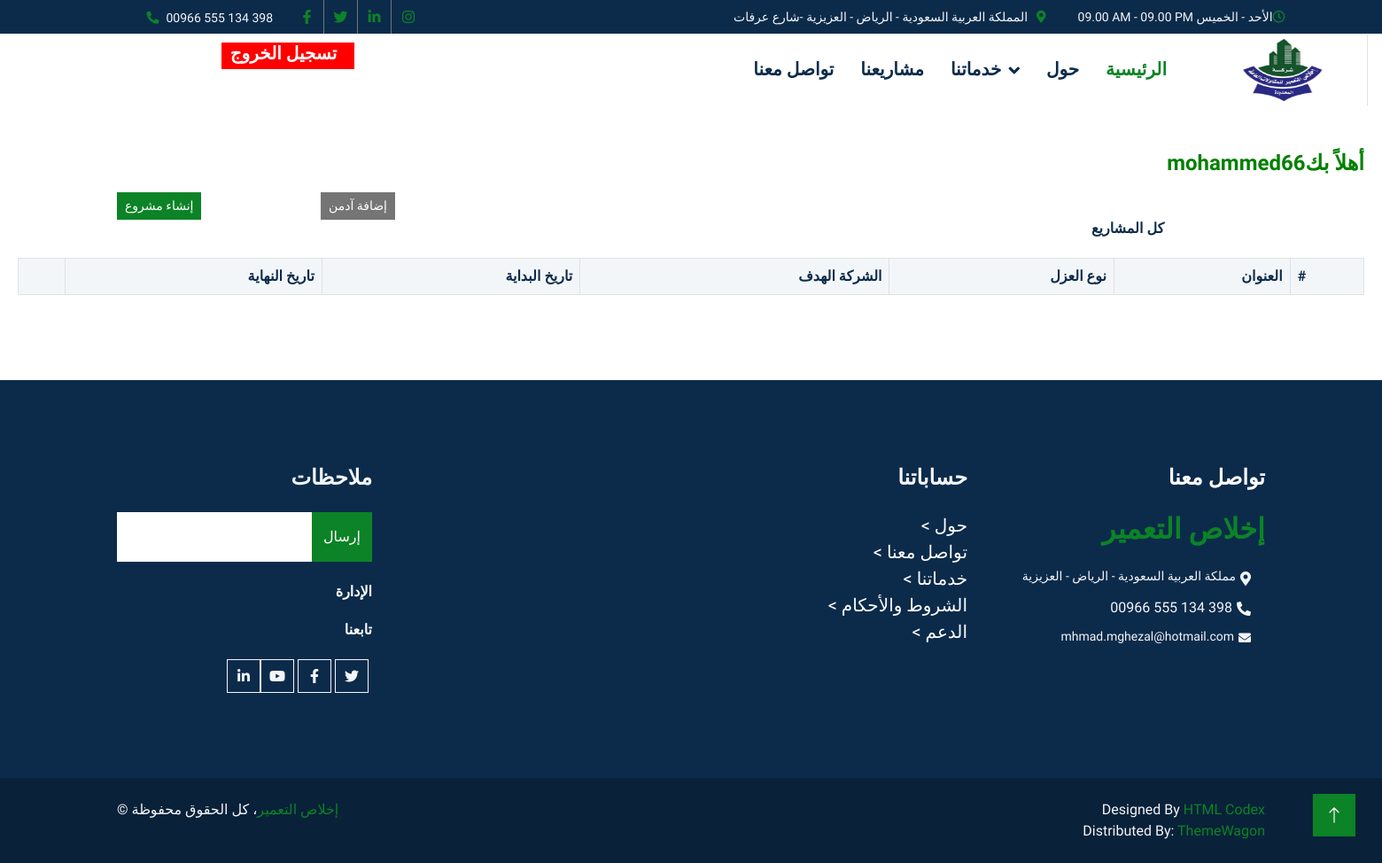
Page /dashboard/ (signed in) on the earlier database version.
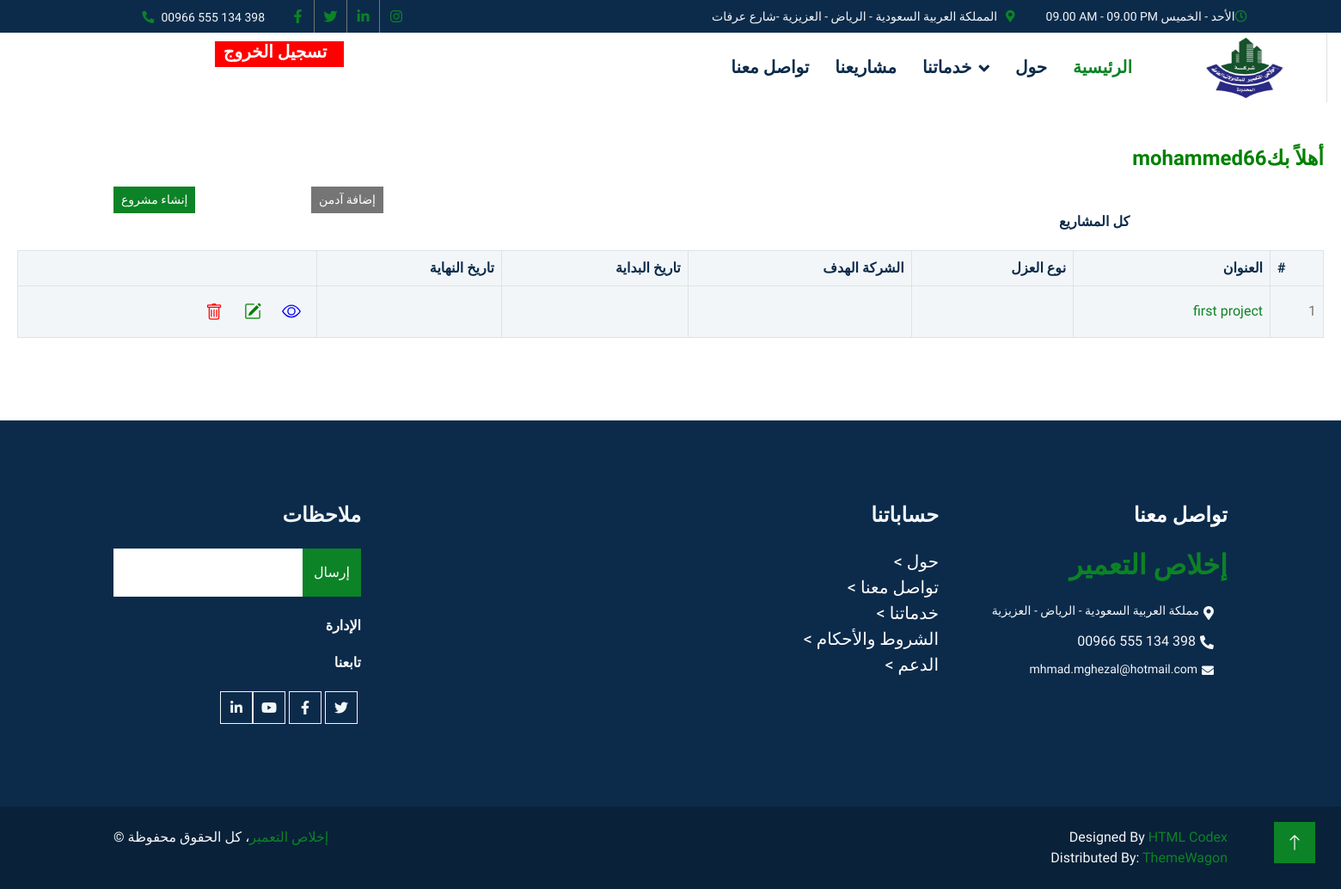
Same page on the later database version.
### main/models.py (models this page shows, shortened)
class Project(models.Model):
    title           =  models.CharField(max_length=50)
    created_at      =  models.DateTimeField(auto_now_add=True)
    created_by      =  models.ForeignKey(User,related_name='project',on_delete=models.SET_DEFAULT,default=1)
    updated_at      =  models.DateTimeField(auto_now=True)
    updated_by      =  models.ForeignKey(User,related_name='+',on_delete=models.SET_DEFAULT,default=1)
    images          =  models.ImageField(null=True,blank=True,upload_to="images/")

### main/decorators.py (the view)
    def wrapper_func(request,*args, **kwargs):
        if request.user.is_authenticated == False:
            return redirect('authentication')
        else:
          return view_func(request,*args, **kwargs)

### main/views.py (called while the page is built)
@unauthenticated_user
def get_admin_all_projects(request):
    print('called  ...')
    user=request.user
    us_projects=Project.objects.all()
    context={'projects':us_projects,"us_projects":us_projects}
    return render(request,"dashboard.html",context)

### templates/dashboard.html (shortened to what this page needs)
{% extends "base.html" %}
{% load static %}
{% block content %}
{% if request.user.is_authenticated %}
<div class="d-flex flex-row-reverse" style="margin-top:50px; margin-right:20px;">
<h4 style="color:green;">{{request.user.username}}أهلاً بك  </h4>
</div>
{% if user.is_superuser == True %}
<div class="d-flex flex-row-reverse align-items-center justify-content-between mb-4" style="margin:10px;">
    <div class="container ">
        <div class="row">
          <div class="col-2" style="margin-left:0px;">
            <a class="btn btn-primary btn-sm btn-block" href="{% url 'add_project'  %}">إنشاء مشروع</a>
          </div>
          <div class="col-2" style="margin-left:10px;">
            <a class="btn btn-secondary btn-sm btn-block" href="{% url 'add_admin'  %}">إضافة آدمن </a>
          </div>
          <div class="col-8" style="margin-left:1100px;">
            <h6 class="mb-0">كل المشاريع</h6>
          </div>
        </div>
    </div>
</div>
<div  style="margin-right:20px; margin-left:20px;">
    <div class="table-responsive bg-light">
        <table class="table text-start align-middle table-bordered table-hover mb-0">
            <thead>
                <tr class="text-dark">
                    <th scope="col"></th>
                    <th scope="col" style="text-align:right">تاريخ النهاية</th>
                    <th scope="col" style="text-align:right">تاريخ البداية</th>
                    <th scope="col" style="text-align:right"> الشركة الهدف</th>
                    <th scope="col" style="text-align:right">نوع العزل</th>
                    <th scope="col" style="text-align:right">العنوان</th>
                    <th scope="col">#</th>
                </tr>
            </thead>
            <tbody>
                {% for project in projects  %}
                <tr>
                    <td style="text-align:right">
                        <a href="{% url 'delete_project' project.id %}" class="btn btn-sm text-light" style="padding:10px">
                            </a>
                            <a href="{% url 'edit_project' project.id %}" style="padding:10px" >
                                </a>
                                <a href="{% url 'view_project_detail' project.id %}" style="padding:10px" >
                                    </a>
                    </td>
                    <td style="text-align:right">{{project.end_date}}</td>
                    <td style="text-align:right">{{project.start_date}}</td>
                    <td style="text-align:right">{{project.target_company}}</td>
                    <td style="text-align:right">{{project.service_type.title}}</td>
                    <td style="text-align:right"><a href="{% url 'view_project_detail' project.id %}">{{project.title}}</a></td>
                    <td style="text-align:right">{{project.id}}</td>
                </tr>
                {% endfor %}
            </tbody>
        </table>
    </div>
</div>
{% endif %}
{% else %}
<h1>failed authenticated </h1>
{% endif %}
{% endblock content %}

Differences in the rows shown:
added Project: title "first project", id "1"
